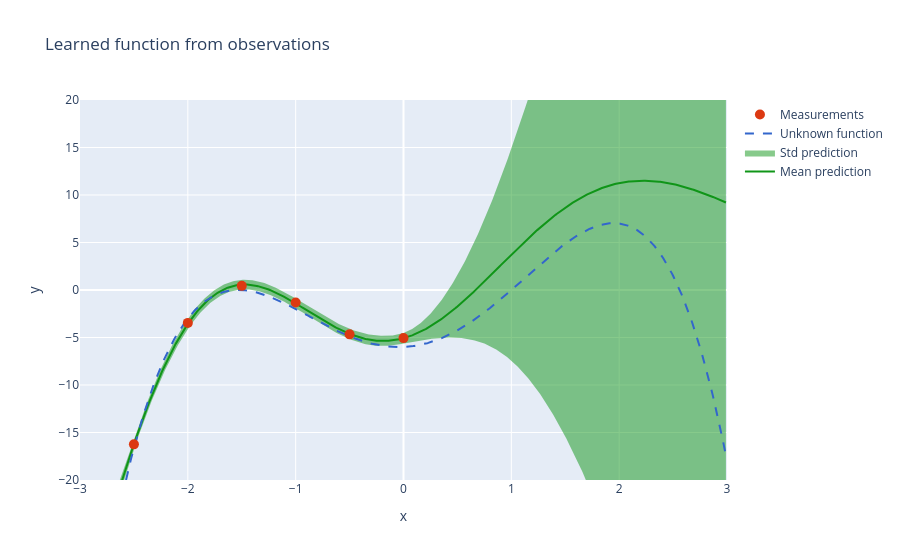

Notebook code cell kept with this figure:
### Code cell
#@title Plot the GP prediction
# Plot predictions
fig = go.Figure()
fig.add_trace(go.Scatter(x=xgrid,y=ypred[1,:],mode='lines', line=dict(width=2,color=px.colors.qualitative.G10[3]),name='Mean prediction'))
fig.add_trace(go.Scatter(x=xgrid,y=ypred[0,:],mode='lines', line=dict(width=0,color=px.colors.qualitative.G10[3]),showlegend=False))
fig.add_trace(go.Scatter(x=xgrid,y=ypred[2,:],mode='lines', line=dict(width=0,color=px.colors.qualitative.G10[3]),fill='tonexty',name='Std prediction'))
fig.add_trace(go.Scatter(x=xgrid,y=fgrid,mode='lines',line=dict(dash='dash',color=px.colors.qualitative.G10[0]),name='Unknown function'))
fig.add_trace(go.Scatter(x=xpoints,y=ypoints,mode='markers',marker=dict(size=10,color=px.colors.qualitative.G10[1]),name='Measurements'))
fig.update_yaxes(range=[-20, 20])
fig.update_xaxes(range=[-3, 3])
fig.update_layout(title="Learned function from observations",xaxis_title="x",yaxis_title="y")
fig.show()

### Figure 1 — Plotly figure (JSON) as saved in the notebook; plotly's stock layout.template omitted (floating-point values rounded to 4 significant figures; data arrays with more than 128 entries replaced by an {"elided": "..."} marker saying what was removed)
{"data": [{"line": {"color": "#109618", "width": 2}, "mode": "lines", "name": "Mean prediction", "type": "scatter", "x": {"elided": "600 float values"}, "y": {"elided": "600 float values"}}, {"line": {"color": "#109618", "width": 0}, "mode": "lines", "showlegend": false, "type": "scatter", "x": {"elided": "600 float values"}, "y": {"elided": "600 float values"}}, {"fill": "tonexty", "line": {"color": "#109618", "width": 0}, "mode": "lines", "name": "Std prediction", "type": "scatter", "x": {"elided": "600 float values"}, "y": {"elided": "600 float values"}}, {"line": {"color": "#3366CC", "dash": "dash"}, "mode": "lines", "name": "Unknown function", "type": "scatter", "x": {"elided": "600 float values"}, "y": {"elided": "600 float values"}}, {"marker": {"color": "#DC3912", "size": 10}, "mode": "markers", "name": "Measurements", "type": "scatter", "x": [-2.5, -2.0, -1.5, -1.0, -0.5, 0.0], "y": [-16.25, -3.461, 0.4348, -1.322, -4.668, -5.062]}], "layout": {"title": {"text": "Learned function from observations"}, "xaxis": {"range": [-3, 3], "title": {"text": "x"}}, "yaxis": {"range": [-20, 20], "title": {"text": "y"}}}}
